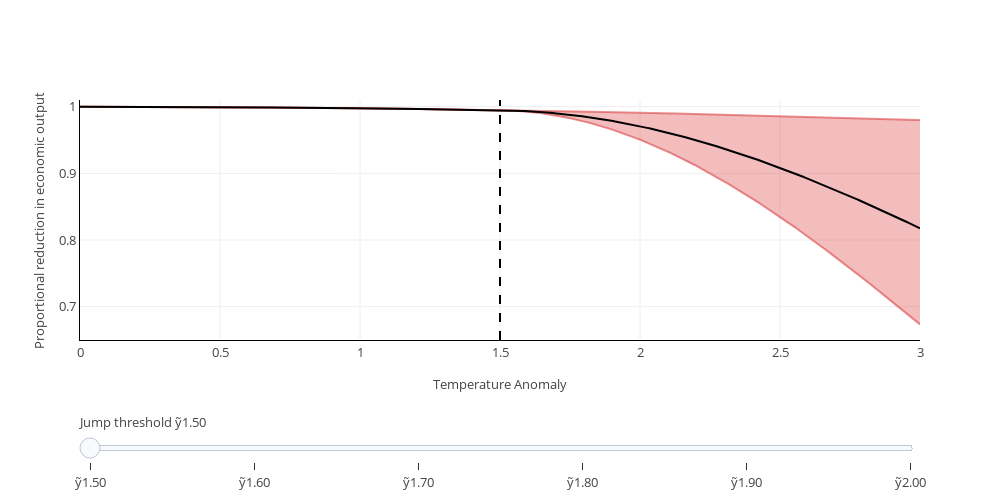

The notebook cell this image was saved under:
### Markdown cell above
# 4 Climate Damages

We posit a damage process, $N_t = \{ N_t : t\ge 0\}$ to capture negative externalities on society imposed by carbon emissions.  The reciprocal of damages, ${\frac 1 {N_t}}$,  diminishes the  productive capacity of the economy because of the impact of climate change.  We follow much of climate economics literature by presuming that the process $N$  reflects, in part,  the outcome of a damage function evaluated at the  temperature anomaly process. 

In our computational implementation, damage specification uses a piecewise log-quadratic specification as a function of the temperature anomaly $y$. We suppose that the derivative of the logrithm of damages, $\hat{n} = \log N$, with respect to temperature anomaly is 

\begin{equation}
\begin{array} {llll}
\frac {d {\hat n}} {dy} & = &  \lambda_1 + \lambda_2 y &  y \le {\tilde y} \\ 
\frac {d {\hat n}} {d{\hat y}} & = &   \lambda_1 +  \lambda_2 {\hat y}  + \lambda_3(\ell) ({\hat y} - {\bar y})  &  {\hat y} > {\bar  y}
\end{array}
\end{equation}

where ${\hat y} = y + {\bar y} - {\tilde y}.$  

This equation has initial condition ${\hat n}(0) = 0,$ and we consider it for alternative possible values of $\ell$ and ${\tilde y} \le {\bar y}.$  
 
 
In the stochastic version of what follows, ${\tilde y}$ will be triggered by a Poisson jump prior to a temperature threshold of ${\bar y}.$  We specify the intensity so that this jump takes place in the interval $[{\underline y}, {\bar y}].$ We shift the derivative of damages with respect to temperature to the right as captured by the move from $y= {\tilde y}$ to ${\hat y} = {\bar y}$.  We also increase the slope by including a term $\lambda_3(\ell) ({\hat y} - {\overline y})= \lambda_3(\ell) ( y - {\tilde  y})$ where the coefficient $\lambda_3(\ell)$ is {\em ex ante} uncertain with a discrete distribution.    


We plot the implied damage functions  for thresholds  between ${\tilde y} = 1.5$ and ${\tilde y} = 2.$, including  a range of $\lambda_3$'s used in our quantitative policy assessment.

### Code cell
from src.plot import plot_damage
plot_damage()

### Figure 1 — Plotly figure (JSON) as saved in the notebook; plotly's stock layout.template omitted (floating-point values rounded to 4 significant figures; data arrays with more than 128 entries replaced by an {"elided": "..."} marker saying what was removed)
{"data": [{"line": {"color": "rgba(214,39,40, 0.5)"}, "showlegend": false, "type": "scatter", "visible": true, "x": {"elided": "1000 float values"}, "y": {"elided": "1000 float values"}}, {"fill": "tonexty", "fillcolor": "rgba(214,39,40, 0.3)", "line": {"color": "rgba(214,39,40, 0.5)"}, "showlegend": false, "type": "scatter", "visible": true, "x": {"elided": "1000 float values"}, "y": {"elided": "1000 float values"}}, {"line": {"color": "black"}, "showlegend": false, "type": "scatter", "visible": true, "x": {"elided": "1000 float values"}, "y": {"elided": "1000 float values"}}, {"line": {"color": "black", "dash": "dash"}, "showlegend": false, "type": "scatter", "visible": true, "x": [1.5, 1.5, 1.5, 1.5, 1.5, 1.5, 1.5, 1.5, 1.5, 1.5, 1.5, 1.5, 1.5, 1.5, 1.5, 1.5, 1.5, 1.5, 1.5, 1.5, 1.5, 1.5, 1.5, 1.5, 1.5, 1.5, 1.5, 1.5, 1.5, 1.5, 1.5, 1.5, 1.5, 1.5, 1.5, 1.5, 1.5, 1.5, 1.5, 1.5, 1.5, 1.5, 1.5, 1.5, 1.5, 1.5, 1.5, 1.5, 1.5, 1.5, 1.5, 1.5, 1.5, 1.5, 1.5, 1.5, 1.5, 1.5, 1.5, 1.5, 1.5, 1.5, 1.5, 1.5, 1.5, 1.5, 1.5, 1.5, 1.5, 1.5, 1.5, 1.5, 1.5, 1.5, 1.5, 1.5, 1.5, 1.5, 1.5, 1.5, 1.5, 1.5, 1.5, 1.5, 1.5, 1.5, 1.5, 1.5, 1.5, 1.5, 1.5, 1.5, 1.5, 1.5, 1.5, 1.5, 1.5, 1.5, 1.5, 1.5], "y": [0.65, 0.6536, 0.6573, 0.6609, 0.6645, 0.6682, 0.6718, 0.6755, 0.6791, 0.6827, 0.6864, 0.69, 0.6936, 0.6973, 0.7009, 0.7045, 0.7082, 0.7118, 0.7155, 0.7191, 0.7227, 0.7264, 0.73, 0.7336, 0.7373, 0.7409, 0.7445, 0.7482, 0.7518, 0.7555, 0.7591, 0.7627, 0.7664, 0.77, 0.7736, 0.7773, 0.7809, 0.7845, 0.7882, 0.7918, 0.7955, 0.7991, 0.8027, 0.8064, 0.81, 0.8136, 0.8173, 0.8209, 0.8245, 0.8282, 0.8318, 0.8355, 0.8391, 0.8427, 0.8464, 0.85, 0.8536, 0.8573, 0.8609, 0.8645, 0.8682, 0.8718, 0.8755, 0.8791, 0.8827, 0.8864, 0.89, 0.8936, 0.8973, 0.9009, 0.9045, 0.9082, 0.9118, 0.9155, 0.9191, 0.9227, 0.9264, 0.93, 0.9336, 0.9373, 0.9409, 0.9445, 0.9482, 0.9518, 0.9555, 0.9591, 0.9627, 0.9664, 0.97, 0.9736, 0.9773, 0.9809, 0.9845, 0.9882, 0.9918, 0.9955, 0.9991, 1.003, 1.006, 1.01]}, {"line": {"color": "rgba(214,39,40, 0.5)"}, "showlegend": false, "type": "scatter", "visible": false, "x": {"elided": "1000 float values"}, "y": {"elided": "1000 float values"}}, {"fill": "tonexty", "fillcolor": "rgba(214,39,40, 0.3)", "line": {"color": "rgba(214,39,40, 0.5)"}, "showlegend": false, "type": "scatter", "visible": false, "x": {"elided": "1000 float values"}, "y": {"elided": "1000 float values"}}, {"line": {"color": "black"}, "showlegend": false, "type": "scatter", "visible": false, "x": {"elided": "1000 float values"}, "y": {"elided": "1000 float values"}}, {"line": {"color": "black", "dash": "dash"}, "showlegend": false, "type": "scatter", "visible": false, "x": [1.6, 1.6, 1.6, 1.6, 1.6, 1.6, 1.6, 1.6, 1.6, 1.6, 1.6, 1.6, 1.6, 1.6, 1.6, 1.6, 1.6, 1.6, 1.6, 1.6, 1.6, 1.6, 1.6, 1.6, 1.6, 1.6, 1.6, 1.6, 1.6, 1.6, 1.6, 1.6, 1.6, 1.6, 1.6, 1.6, 1.6, 1.6, 1.6, 1.6, 1.6, 1.6, 1.6, 1.6, 1.6, 1.6, 1.6, 1.6, 1.6, 1.6, 1.6, 1.6, 1.6, 1.6, 1.6, 1.6, 1.6, 1.6, 1.6, 1.6, 1.6, 1.6, 1.6, 1.6, 1.6, 1.6, 1.6, 1.6, 1.6, 1.6, 1.6, 1.6, 1.6, 1.6, 1.6, 1.6, 1.6, 1.6, 1.6, 1.6, 1.6, 1.6, 1.6, 1.6, 1.6, 1.6, 1.6, 1.6, 1.6, 1.6, 1.6, 1.6, 1.6, 1.6, 1.6, 1.6, 1.6, 1.6, 1.6, 1.6], "y": [0.65, 0.6536, 0.6573, 0.6609, 0.6645, 0.6682, 0.6718, 0.6755, 0.6791, 0.6827, 0.6864, 0.69, 0.6936, 0.6973, 0.7009, 0.7045, 0.7082, 0.7118, 0.7155, 0.7191, 0.7227, 0.7264, 0.73, 0.7336, 0.7373, 0.7409, 0.7445, 0.7482, 0.7518, 0.7555, 0.7591, 0.7627, 0.7664, 0.77, 0.7736, 0.7773, 0.7809, 0.7845, 0.7882, 0.7918, 0.7955, 0.7991, 0.8027, 0.8064, 0.81, 0.8136, 0.8173, 0.8209, 0.8245, 0.8282, 0.8318, 0.8355, 0.8391, 0.8427, 0.8464, 0.85, 0.8536, 0.8573, 0.8609, 0.8645, 0.8682, 0.8718, 0.8755, 0.8791, 0.8827, 0.8864, 0.89, 0.8936, 0.8973, 0.9009, 0.9045, 0.9082, 0.9118, 0.9155, 0.9191, 0.9227, 0.9264, 0.93, 0.9336, 0.9373, 0.9409, 0.9445, 0.9482, 0.9518, 0.9555, 0.9591, 0.9627, 0.9664, 0.97, 0.9736, 0.9773, 0.9809, 0.9845, 0.9882, 0.9918, 0.9955, 0.9991, 1.003, 1.006, 1.01]}, {"line": {"color": "rgba(214,39,40, 0.5)"}, "showlegend": false, "type": "scatter", "visible": false, "x": {"elided": "1000 float values"}, "y": {"elided": "1000 float values"}}, {"fill": "tonexty", "fillcolor": "rgba(214,39,40, 0.3)", "line": {"color": "rgba(214,39,40, 0.5)"}, "showlegend": false, "type": "scatter", "visible": false, "x": {"elided": "1000 float values"}, "y": {"elided": "1000 float values"}}, {"line": {"color": "black"}, "showlegend": false, "type": "scatter", "visible": false, "x": {"elided": "1000 float values"}, "y": {"elided": "1000 float values"}}, {"line": {"color": "black", "dash": "dash"}, "showlegend": false, "type": "scatter", "visible": false, "x": [1.7, 1.7, 1.7, 1.7, 1.7, 1.7, 1.7, 1.7, 1.7, 1.7, 1.7, 1.7, 1.7, 1.7, 1.7, 1.7, 1.7, 1.7, 1.7, 1.7, 1.7, 1.7, 1.7, 1.7, 1.7, 1.7, 1.7, 1.7, 1.7, 1.7, 1.7, 1.7, 1.7, 1.7, 1.7, 1.7, 1.7, 1.7, 1.7, 1.7, 1.7, 1.7, 1.7, 1.7, 1.7, 1.7, 1.7, 1.7, 1.7, 1.7, 1.7, 1.7, 1.7, 1.7, 1.7, 1.7, 1.7, 1.7, 1.7, 1.7, 1.7, 1.7, 1.7, 1.7, 1.7, 1.7, 1.7, 1.7, 1.7, 1.7, 1.7, 1.7, 1.7, 1.7, 1.7, 1.7, 1.7, 1.7, 1.7, 1.7, 1.7, 1.7, 1.7, 1.7, 1.7, 1.7, 1.7, 1.7, 1.7, 1.7, 1.7, 1.7, 1.7, 1.7, 1.7, 1.7, 1.7, 1.7, 1.7, 1.7], "y": [0.65, 0.6536, 0.6573, 0.6609, 0.6645, 0.6682, 0.6718, 0.6755, 0.6791, 0.6827, 0.6864, 0.69, 0.6936, 0.6973, 0.7009, 0.7045, 0.7082, 0.7118, 0.7155, 0.7191, 0.7227, 0.7264, 0.73, 0.7336, 0.7373, 0.7409, 0.7445, 0.7482, 0.7518, 0.7555, 0.7591, 0.7627, 0.7664, 0.77, 0.7736, 0.7773, 0.7809, 0.7845, 0.7882, 0.7918, 0.7955, 0.7991, 0.8027, 0.8064, 0.81, 0.8136, 0.8173, 0.8209, 0.8245, 0.8282, 0.8318, 0.8355, 0.8391, 0.8427, 0.8464, 0.85, 0.8536, 0.8573, 0.8609, 0.8645, 0.8682, 0.8718, 0.8755, 0.8791, 0.8827, 0.8864, 0.89, 0.8936, 0.8973, 0.9009, 0.9045, 0.9082, 0.9118, 0.9155, 0.9191, 0.9227, 0.9264, 0.93, 0.9336, 0.9373, 0.9409, 0.9445, 0.9482, 0.9518, 0.9555, 0.9591, 0.9627, 0.9664, 0.97, 0.9736, 0.9773, 0.9809, 0.9845, 0.9882, 0.9918, 0.9955, 0.9991, 1.003, 1.006, 1.01]}, {"line": {"color": "rgba(214,39,40, 0.5)"}, "showlegend": false, "type": "scatter", "visible": false, "x": {"elided": "1000 float values"}, "y": {"elided": "1000 float values"}}, {"fill": "tonexty", "fillcolor": "rgba(214,39,40, 0.3)", "line": {"color": "rgba(214,39,40, 0.5)"}, "showlegend": false, "type": "scatter", "visible": false, "x": {"elided": "1000 float values"}, "y": {"elided": "1000 float values"}}, {"line": {"color": "black"}, "showlegend": false, "type": "scatter", "visible": false, "x": {"elided": "1000 float values"}, "y": {"elided": "1000 float values"}}, {"line": {"color": "black", "dash": "dash"}, "showlegend": false, "type": "scatter", "visible": false, "x": [1.8, 1.8, 1.8, 1.8, 1.8, 1.8, 1.8, 1.8, 1.8, 1.8, 1.8, 1.8, 1.8, 1.8, 1.8, 1.8, 1.8, 1.8, 1.8, 1.8, 1.8, 1.8, 1.8, 1.8, 1.8, 1.8, 1.8, 1.8, 1.8, 1.8, 1.8, 1.8, 1.8, 1.8, 1.8, 1.8, 1.8, 1.8, 1.8, 1.8, 1.8, 1.8, 1.8, 1.8, 1.8, 1.8, 1.8, 1.8, 1.8, 1.8, 1.8, 1.8, 1.8, 1.8, 1.8, 1.8, 1.8, 1.8, 1.8, 1.8, 1.8, 1.8, 1.8, 1.8, 1.8, 1.8, 1.8, 1.8, 1.8, 1.8, 1.8, 1.8, 1.8, 1.8, 1.8, 1.8, 1.8, 1.8, 1.8, 1.8, 1.8, 1.8, 1.8, 1.8, 1.8, 1.8, 1.8, 1.8, 1.8, 1.8, 1.8, 1.8, 1.8, 1.8, 1.8, 1.8, 1.8, 1.8, 1.8, 1.8], "y": [0.65, 0.6536, 0.6573, 0.6609, 0.6645, 0.6682, 0.6718, 0.6755, 0.6791, 0.6827, 0.6864, 0.69, 0.6936, 0.6973, 0.7009, 0.7045, 0.7082, 0.7118, 0.7155, 0.7191, 0.7227, 0.7264, 0.73, 0.7336, 0.7373, 0.7409, 0.7445, 0.7482, 0.7518, 0.7555, 0.7591, 0.7627, 0.7664, 0.77, 0.7736, 0.7773, 0.7809, 0.7845, 0.7882, 0.7918, 0.7955, 0.7991, 0.8027, 0.8064, 0.81, 0.8136, 0.8173, 0.8209, 0.8245, 0.8282, 0.8318, 0.8355, 0.8391, 0.8427, 0.8464, 0.85, 0.8536, 0.8573, 0.8609, 0.8645, 0.8682, 0.8718, 0.8755, 0.8791, 0.8827, 0.8864, 0.89, 0.8936, 0.8973, 0.9009, 0.9045, 0.9082, 0.9118, 0.9155, 0.9191, 0.9227, 0.9264, 0.93, 0.9336, 0.9373, 0.9409, 0.9445, 0.9482, 0.9518, 0.9555, 0.9591, 0.9627, 0.9664, 0.97, 0.9736, 0.9773, 0.9809, 0.9845, 0.9882, 0.9918, 0.9955, 0.9991, 1.003, 1.006, 1.01]}, {"line": {"color": "rgba(214,39,40, 0.5)"}, "showlegend": false, "type": "scatter", "visible": false, "x": {"elided": "1000 float values"}, "y": {"elided": "1000 float values"}}, {"fill": "tonexty", "fillcolor": "rgba(214,39,40, 0.3)", "line": {"color": "rgba(214,39,40, 0.5)"}, "showlegend": false, "type": "scatter", "visible": false, "x": {"elided": "1000 float values"}, "y": {"elided": "1000 float values"}}, {"line": {"color": "black"}, "showlegend": false, "type": "scatter", "visible": false, "x": {"elided": "1000 float values"}, "y": {"elided": "1000 float values"}}, {"line": {"color": "black", "dash": "dash"}, "showlegend": false, "type": "scatter", "visible": false, "x": [1.9, 1.9, 1.9, 1.9, 1.9, 1.9, 1.9, 1.9, 1.9, 1.9, 1.9, 1.9, 1.9, 1.9, 1.9, 1.9, 1.9, 1.9, 1.9, 1.9, 1.9, 1.9, 1.9, 1.9, 1.9, 1.9, 1.9, 1.9, 1.9, 1.9, 1.9, 1.9, 1.9, 1.9, 1.9, 1.9, 1.9, 1.9, 1.9, 1.9, 1.9, 1.9, 1.9, 1.9, 1.9, 1.9, 1.9, 1.9, 1.9, 1.9, 1.9, 1.9, 1.9, 1.9, 1.9, 1.9, 1.9, 1.9, 1.9, 1.9, 1.9, 1.9, 1.9, 1.9, 1.9, 1.9, 1.9, 1.9, 1.9, 1.9, 1.9, 1.9, 1.9, 1.9, 1.9, 1.9, 1.9, 1.9, 1.9, 1.9, 1.9, 1.9, 1.9, 1.9, 1.9, 1.9, 1.9, 1.9, 1.9, 1.9, 1.9, 1.9, 1.9, 1.9, 1.9, 1.9, 1.9, 1.9, 1.9, 1.9], "y": [0.65, 0.6536, 0.6573, 0.6609, 0.6645, 0.6682, 0.6718, 0.6755, 0.6791, 0.6827, 0.6864, 0.69, 0.6936, 0.6973, 0.7009, 0.7045, 0.7082, 0.7118, 0.7155, 0.7191, 0.7227, 0.7264, 0.73, 0.7336, 0.7373, 0.7409, 0.7445, 0.7482, 0.7518, 0.7555, 0.7591, 0.7627, 0.7664, 0.77, 0.7736, 0.7773, 0.7809, 0.7845, 0.7882, 0.7918, 0.7955, 0.7991, 0.8027, 0.8064, 0.81, 0.8136, 0.8173, 0.8209, 0.8245, 0.8282, 0.8318, 0.8355, 0.8391, 0.8427, 0.8464, 0.85, 0.8536, 0.8573, 0.8609, 0.8645, 0.8682, 0.8718, 0.8755, 0.8791, 0.8827, 0.8864, 0.89, 0.8936, 0.8973, 0.9009, 0.9045, 0.9082, 0.9118, 0.9155, 0.9191, 0.9227, 0.9264, 0.93, 0.9336, 0.9373, 0.9409, 0.9445, 0.9482, 0.9518, 0.9555, 0.9591, 0.9627, 0.9664, 0.97, 0.9736, 0.9773, 0.9809, 0.9845, 0.9882, 0.9918, 0.9955, 0.9991, 1.003, 1.006, 1.01]}, {"line": {"color": "rgba(214,39,40, 0.5)"}, "showlegend": false, "type": "scatter", "visible": false, "x": {"elided": "1000 float values"}, "y": {"elided": "1000 float values"}}, {"fill": "tonexty", "fillcolor": "rgba(214,39,40, 0.3)", "line": {"color": "rgba(214,39,40, 0.5)"}, "showlegend": false, "type": "scatter", "visible": false, "x": {"elided": "1000 float values"}, "y": {"elided": "1000 float values"}}, {"line": {"color": "black"}, "showlegend": false, "type": "scatter", "visible": false, "x": {"elided": "1000 float values"}, "y": {"elided": "1000 float values"}}, {"line": {"color": "black", "dash": "dash"}, "showlegend": false, "type": "scatter", "visible": false, "x": [2.0, 2.0, 2.0, 2.0, 2.0, 2.0, 2.0, 2.0, 2.0, 2.0, 2.0, 2.0, 2.0, 2.0, 2.0, 2.0, 2.0, 2.0, 2.0, 2.0, 2.0, 2.0, 2.0, 2.0, 2.0, 2.0, 2.0, 2.0, 2.0, 2.0, 2.0, 2.0, 2.0, 2.0, 2.0, 2.0, 2.0, 2.0, 2.0, 2.0, 2.0, 2.0, 2.0, 2.0, 2.0, 2.0, 2.0, 2.0, 2.0, 2.0, 2.0, 2.0, 2.0, 2.0, 2.0, 2.0, 2.0, 2.0, 2.0, 2.0, 2.0, 2.0, 2.0, 2.0, 2.0, 2.0, 2.0, 2.0, 2.0, 2.0, 2.0, 2.0, 2.0, 2.0, 2.0, 2.0, 2.0, 2.0, 2.0, 2.0, 2.0, 2.0, 2.0, 2.0, 2.0, 2.0, 2.0, 2.0, 2.0, 2.0, 2.0, 2.0, 2.0, 2.0, 2.0, 2.0, 2.0, 2.0, 2.0, 2.0], "y": [0.65, 0.6536, 0.6573, 0.6609, 0.6645, 0.6682, 0.6718, 0.6755, 0.6791, 0.6827, 0.6864, 0.69, 0.6936, 0.6973, 0.7009, 0.7045, 0.7082, 0.7118, 0.7155, 0.7191, 0.7227, 0.7264, 0.73, 0.7336, 0.7373, 0.7409, 0.7445, 0.7482, 0.7518, 0.7555, 0.7591, 0.7627, 0.7664, 0.77, 0.7736, 0.7773, 0.7809, 0.7845, 0.7882, 0.7918, 0.7955, 0.7991, 0.8027, 0.8064, 0.81, 0.8136, 0.8173, 0.8209, 0.8245, 0.8282, 0.8318, 0.8355, 0.8391, 0.8427, 0.8464, 0.85, 0.8536, 0.8573, 0.8609, 0.8645, 0.8682, 0.8718, 0.8755, 0.8791, 0.8827, 0.8864, 0.89, 0.8936, 0.8973, 0.9009, 0.9045, 0.9082, 0.9118, 0.9155, 0.9191, 0.9227, 0.9264, 0.93, 0.9336, 0.9373, 0.9409, 0.9445, 0.9482, 0.9518, 0.9555, 0.9591, 0.9627, 0.9664, 0.97, 0.9736, 0.9773, 0.9809, 0.9845, 0.9882, 0.9918, 0.9955, 0.9991, 1.003, 1.006, 1.01]}], "layout": {"font": {"size": 13}, "height": 500, "plot_bgcolor": "white", "sliders": [{"active": 0, "currentvalue": {"prefix": "Jump threshold "}, "pad": {"t": 70}, "steps": [{"args": [{"visible": [true, true, true, true, false, false, false, false, false, false, false, false, false, false, false, false, false, false, false, false, false, false, false, false]}], "label": "ỹ1.50", "method": "update"}, {"args": [{"visible": [false, false, false, false, true, true, true, true, false, false, false, false, false, false, false, false, false, false, false, false, false, false, false, false]}], "label": "ỹ1.60", "method": "update"}, {"args": [{"visible": [false, false, false, false, false, false, false, false, true, true, true, true, false, false, false, false, false, false, false, false, false, false, false, false]}], "label": "ỹ1.70", "method": "update"}, {"args": [{"visible": [false, false, false, false, false, false, false, false, false, false, false, false, true, true, true, true, false, false, false, false, false, false, false, false]}], "label": "ỹ1.80", "method": "update"}, {"args": [{"visible": [false, false, false, false, false, false, false, false, false, false, false, false, false, false, false, false, true, true, true, true, false, false, false, false]}], "label": "ỹ1.90", "method": "update"}, {"args": [{"visible": [false, false, false, false, false, false, false, false, false, false, false, false, false, false, false, false, false, false, false, false, true, true, true, true]}], "label": "ỹ2.00", "method": "update"}]}], "width": 1000, "xaxis": {"linecolor": "black", "range": [0, 3], "title": {"font": {"size": 13}, "text": "Temperature Anomaly"}}, "yaxis": {"linecolor": "black", "range": [0.65, 1.01], "showline": true, "title": {"font": {"size": 13}, "text": "Proportional reduction in economic output"}}}}
